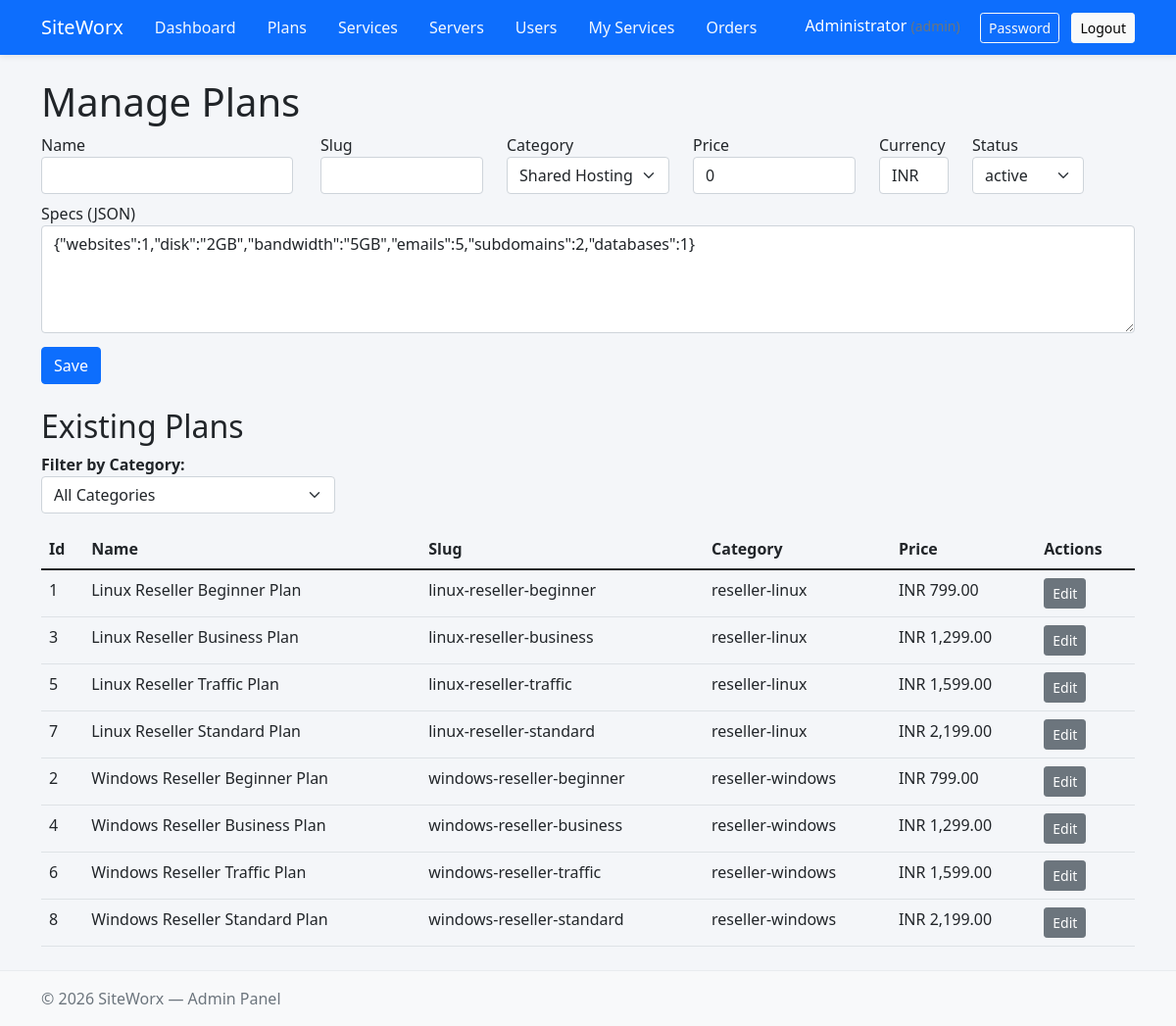
The page /Admin_SiteWorx/manage_plans.php (signed in) on the database its author committed.
### tables this page shows
CREATE TABLE `hosting_plans` (
  `id` INT UNSIGNED NOT NULL AUTO_INCREMENT,
  `name` VARCHAR(150) NOT NULL,
  `slug` VARCHAR(160) NOT NULL,
  `category` VARCHAR(80) NOT NULL,
  `description` TEXT DEFAULT NULL,
  `specs` JSON DEFAULT NULL,
  `price_monthly` DECIMAL(10,2) NOT NULL DEFAULT 0.00,
  `price_yearly` DECIMAL(10,2) DEFAULT NULL,
  `setup_fee` DECIMAL(10,2) DEFAULT 0.00,
  `currency` VARCHAR(8) NOT NULL DEFAULT 'INR',
  `status` ENUM('active','draft','archived') NOT NULL DEFAULT 'active',
  `created_at` TIMESTAMP NOT NULL DEFAULT CURRENT_TIMESTAMP,
  PRIMARY KEY (`id`),
  UNIQUE KEY `uq_plans_slug` (`slug`),
  KEY `idx_plans_category` (`category`)
);

### Admin_SiteWorx/lib_admin.php (called while the page is built, shortened)
<?php
function sw_format_money($amount, $currency = 'INR') {
    return htmlspecialchars($currency) . ' ' . number_format((float)$amount, 2);
}

### Admin_SiteWorx/manage_plans.php (the view, shortened to what this page needs)
<?php
require_once 'connection.php';
require_once 'lib_admin.php';
$editPlan = null;
$planCategories = [
    'Hosting' => [
        'shared-linux' => 'Shared Hosting - Linux',
        'shared-windows' => 'Shared Hosting - Windows',
        'reseller-linux' => 'Reseller Hosting - Linux',
        'reseller-windows' => 'Reseller Hosting - Windows',
    ],
    'Servers' => [
        'vps-linux' => 'VPS Server - Linux',
        'vps-windows' => 'VPS Server - Windows',
        'cloud-linux' => 'Cloud Server - Linux',
        'cloud-windows' => 'Cloud Server - Windows',
        'dedicated-linux' => 'Dedicated Server - Linux',
        'dedicated-windows' => 'Dedicated Server - Windows',
    ],
    'Other' => [
        'email-marketing' => 'Email Marketing',
        'gsuite' => 'Google Workspace',
        'office365' => 'Microsoft 365',
    ],
];
$currentCategory = $editPlan['category'] ?? 'shared-linux';
$filterCategory = $_GET['filter_category'] ?? null;
if (!empty($filterCategory)) {
    $stmt = $pdo->prepare('SELECT * FROM hosting_plans WHERE category = :cat ORDER BY price_monthly');
    $stmt->execute([':cat' => $filterCategory]);
    $plans = $stmt->fetchAll();
} else {
    $plans = $pdo->query('SELECT * FROM hosting_plans ORDER BY category, price_monthly')->fetchAll();
}
?>
<?php include '_header.php'; ?>
    <h1>Manage Plans</h1>
    <form method="post" class="mb-4">
        <div class="row">
            <div class="col-md-3"><label>Name<br><input class="form-control" name="name" value="<?php echo htmlspecialchars($editPlan['name'] ?? ''); ?>"></label></div>
            <div class="col-md-2"><label>Slug<br><input class="form-control" name="slug" value="<?php echo htmlspecialchars($editPlan['slug'] ?? ''); ?>"></label></div>
            <div class="col-md-2"><label>Category<br>
                <select class="form-select" name="category">
                    <?php foreach ($planCategories as $groupName => $categoryGroup): ?>
                        <optgroup label="<?php echo htmlspecialchars($groupName); ?>">
                            <?php foreach ($categoryGroup as $value => $label): ?>
                                <option value="<?php echo htmlspecialchars($value); ?>" <?php echo $currentCategory === $value ? 'selected' : ''; ?>><?php echo htmlspecialchars($label); ?></option>
                            <?php endforeach; ?>
                        </optgroup>
                    <?php endforeach; ?>
                </select>
            </label></div>
            <div class="col-md-2"><label>Price<br><input class="form-control" name="price" value="<?php echo htmlspecialchars($editPlan['price_monthly'] ?? '0'); ?>"></label></div>
            <div class="col-md-1"><label>Currency<br><input class="form-control" name="currency" value="<?php echo htmlspecialchars($editPlan['currency'] ?? 'INR'); ?>"></label></div>
            <div class="col-md-2"><label>Status<br><select class="form-select" name="status"><?php $currentStatus = $editPlan['status'] ?? 'active'; ?><option value="active" <?php echo $currentStatus === 'active' ? 'selected' : ''; ?>>active</option></select></label></div>
        </div>
        <div class="mt-2"><label class="w-100">Specs (JSON)<br><textarea class="form-control" name="specs" rows="4"><?php echo htmlspecialchars($editPlan['specs'] ?? '{"websites":1,"disk":"2GB","bandwidth":"5GB","emails":5,"subdomains":2,"databases":1}'); ?></textarea></label></div>
        <div class="mt-2"><button class="btn btn-primary">Save</button></div>
    </form>
    <h2>Existing Plans</h2>
    <div class="mb-3">
        <label for="categoryFilter"><strong>Filter by Category:</strong></label>
        <select id="categoryFilter" class="form-select" style="max-width: 300px;">
            <option value="">All Categories</option>
        </select>
    </div>
    <table class="table">
        <thead><tr><th>Id</th><th>Name</th><th>Slug</th><th>Category</th><th>Price</th><th>Actions</th></tr></thead>
        <tbody>
        <?php foreach ($plans as $p): ?>
            <tr>
                <td><?php echo $p['id']; ?></td>
                <td><?php echo htmlspecialchars($p['name']); ?></td>
                <td><?php echo htmlspecialchars($p['slug']); ?></td>
                <td><?php echo htmlspecialchars($p['category']); ?></td>
                <td><?php echo sw_format_money($p['price_monthly'], $p['currency'] ?? 'INR'); ?></td>
                <td><a class="btn btn-sm btn-secondary" href="manage_plans?edit=<?php echo $p['id']; ?>">Edit</a></td>
            </tr>
        <?php endforeach; ?>
        </tbody>
    </table>
<?php include '_footer.php'; ?>

### Admin_SiteWorx/style_admin.css (style rules this page uses)
body { font-family: system-ui, -apple-system, "Segoe UI", Roboto, "Helvetica Neue", Arial; background:#f4f6f9 }
.table .btn { white-space:nowrap }

### rows shown on the page
hosting_plans: id "1", name "Linux Reseller Beginner Plan", slug "linux-reseller-beginner", category "reseller-linux", price_monthly+currency "INR 799.00"
hosting_plans: id "3", name "Linux Reseller Business Plan", slug "linux-reseller-business", category "reseller-linux", price_monthly+currency "INR 1,299.00"
hosting_plans: id "5", name "Linux Reseller Traffic Plan", slug "linux-reseller-traffic", category "reseller-linux", price_monthly+currency "INR 1,599.00"
hosting_plans: id "7", name "Linux Reseller Standard Plan", slug "linux-reseller-standard", category "reseller-linux", price_monthly+currency "INR 2,199.00"
hosting_plans: id "2", name "Windows Reseller Beginner Plan", slug "windows-reseller-beginner", category "reseller-windows", price_monthly+currency "INR 799.00"
hosting_plans: id "4", name "Windows Reseller Business Plan", slug "windows-reseller-business", category "reseller-windows", price_monthly+currency "INR 1,299.00"
hosting_plans: id "6", name "Windows Reseller Traffic Plan", slug "windows-reseller-traffic", category "reseller-windows", price_monthly+currency "INR 1,599.00"
hosting_plans: id "8", name "Windows Reseller Standard Plan", slug "windows-reseller-standard", category "reseller-windows", price_monthly+currency "INR 2,199.00"

### other values the page prints
$label "Dashboard"
$label "Plans"
$label "Services"
$label "Servers"
$label "Users"
$label "My Services"
$label "Orders"
$_SESSION['name'] "Administrator"
form field category "Shared Hosting - Linux"
